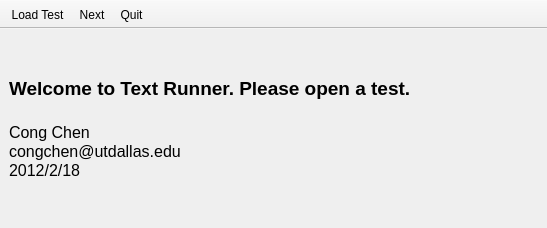
<?xml version="1.0" encoding="UTF-8"?>
<ui version="4.0">
 <class>MainWindow</class>
 <widget class="QMainWindow" name="MainWindow">
  <property name="geometry">
   <rect>
    <x>0</x>
    <y>0</y>
    <width>547</width>
    <height>228</height>
   </rect>
  </property>
  <property name="windowTitle">
   <string>TestRunner</string>
  </property>
  <property name="windowIcon">
   <iconset resource="TestRunner.qrc">
    <normaloff>:/Images/Test.png</normaloff>:/Images/Test.png</iconset>
  </property>
  <widget class="QWidget" name="centralwidget">
   <layout class="QVBoxLayout" name="verticalLayout">
    <item>
     <widget class="QLabel" name="labelIntro">
      <property name="font">
       <font>
        <pointsize>14</pointsize>
        <weight>75</weight>
        <bold>true</bold>
       </font>
      </property>
      <property name="text">
       <string>&lt;!DOCTYPE HTML PUBLIC &quot;-//W3C//DTD HTML 4.0//EN&quot; &quot;http://www.w3.org/TR/REC-html40/strict.dtd&quot;&gt;
&lt;html&gt;&lt;head&gt;&lt;meta name=&quot;qrichtext&quot; content=&quot;1&quot; /&gt;&lt;style type=&quot;text/css&quot;&gt;
p, li { white-space: pre-wrap; }
&lt;/style&gt;&lt;/head&gt;&lt;body style=&quot; font-family:'MS Shell Dlg 2'; font-size:14pt; font-weight:600; font-style:normal;&quot;&gt;
&lt;p style=&quot; margin-top:0px; margin-bottom:0px; margin-left:0px; margin-right:0px; -qt-block-indent:0; text-indent:0px;&quot;&gt;&lt;span style=&quot; font-family:'Lucida Grande';&quot;&gt;Welcome to Text Runner. Please open a test.&lt;/span&gt;&lt;/p&gt;
&lt;p style=&quot;-qt-paragraph-type:empty; margin-top:0px; margin-bottom:0px; margin-left:0px; margin-right:0px; -qt-block-indent:0; text-indent:0px; font-family:'Lucida Grande';&quot;&gt;&lt;/p&gt;
&lt;p style=&quot; margin-top:0px; margin-bottom:0px; margin-left:0px; margin-right:0px; -qt-block-indent:0; text-indent:0px;&quot;&gt;&lt;span style=&quot; font-family:'Lucida Grande'; font-size:12pt; font-weight:400;&quot;&gt;Cong Chen&lt;/span&gt;&lt;/p&gt;
&lt;p style=&quot; margin-top:0px; margin-bottom:0px; margin-left:0px; margin-right:0px; -qt-block-indent:0; text-indent:0px;&quot;&gt;&lt;span style=&quot; font-family:'Lucida Grande'; font-size:12pt; font-weight:400;&quot;&gt;congchen@utdallas.edu&lt;/span&gt;&lt;/p&gt;
&lt;p style=&quot; margin-top:0px; margin-bottom:0px; margin-left:0px; margin-right:0px; -qt-block-indent:0; text-indent:0px;&quot;&gt;&lt;span style=&quot; font-family:'Lucida Grande'; font-size:12pt; font-weight:400;&quot;&gt;2012/2/18&lt;/span&gt;&lt;/p&gt;&lt;/body&gt;&lt;/html&gt;</string>
      </property>
     </widget>
    </item>
   </layout>
  </widget>
  <widget class="QToolBar" name="toolBar">
   <property name="windowTitle">
    <string>toolBar</string>
   </property>
   <property name="movable">
    <bool>false</bool>
   </property>
   <property name="iconSize">
    <size>
     <width>48</width>
     <height>48</height>
    </size>
   </property>
   <property name="toolButtonStyle">
    <enum>Qt::ToolButtonTextUnderIcon</enum>
   </property>
   <attribute name="toolBarArea">
    <enum>TopToolBarArea</enum>
   </attribute>
   <attribute name="toolBarBreak">
    <bool>false</bool>
   </attribute>
   <addaction name="actionLoad"/>
   <addaction name="actionNext"/>
   <addaction name="actionQuit"/>
  </widget>
  <action name="actionLoad">
   <property name="icon">
    <iconset resource="TestRunner.qrc">
     <normaloff>:/Images/OpenTest.png</normaloff>:/Images/OpenTest.png</iconset>
   </property>
   <property name="text">
    <string>Load Test</string>
   </property>
   <property name="toolTip">
    <string>Load test</string>
   </property>
  </action>
  <action name="actionNext">
   <property name="icon">
    <iconset resource="TestRunner.qrc">
     <normaloff>:/Images/Start.png</normaloff>:/Images/Start.png</iconset>
   </property>
   <property name="text">
    <string>Next</string>
   </property>
   <property name="toolTip">
    <string>Next</string>
   </property>
   <property name="shortcut">
    <string>Return</string>
   </property>
  </action>
  <action name="actionQuit">
   <property name="icon">
    <iconset resource="TestRunner.qrc">
     <normaloff>:/Images/Exit.png</normaloff>:/Images/Exit.png</iconset>
   </property>
   <property name="text">
    <string>Quit</string>
   </property>
   <property name="toolTip">
    <string>Quit</string>
   </property>
  </action>
 </widget>
 <resources>
  <include location="TestRunner.qrc"/>
 </resources>
 <connections/>
</ui>
